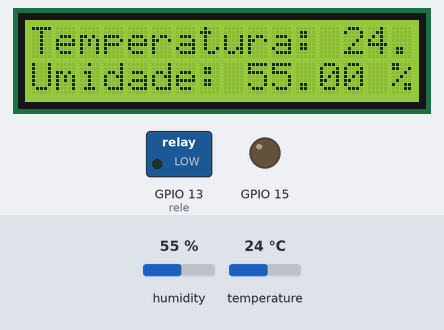
This program was run on a simulated ESP8266 (NodeMCU). Parts: 16×2 character LCD, switched loads named in the program (green lamp = pin HIGH), output pins drawn as LEDs (lit = HIGH). The inputs (shaded band) are chosen by the test bench; at power-on: temperature 24 °C, humidity 55 %. WiFi joins after 1.5 s; servers stay silent unless stated; what the program prints to the serial monitor is not drawn.

Above: at 2.8 s.
2.9 s: temperature set to 2 °C
At 4.4 s:
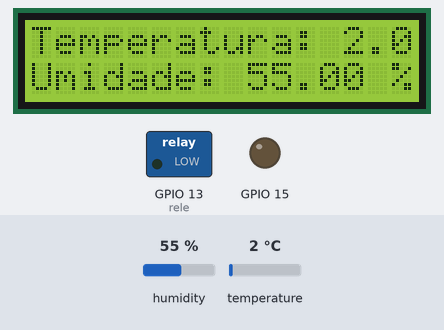
5.2 s: humidity set to 22 %
At 6.9 s:
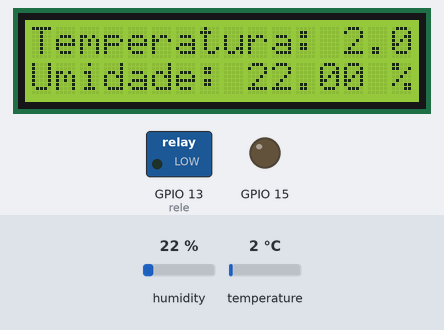
7.3 s: humidity set to 40 %
At 8.2 s:
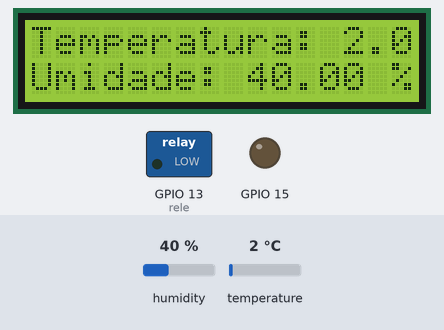
9.4 s: temperature set to 12 °C
At 10.7 s:
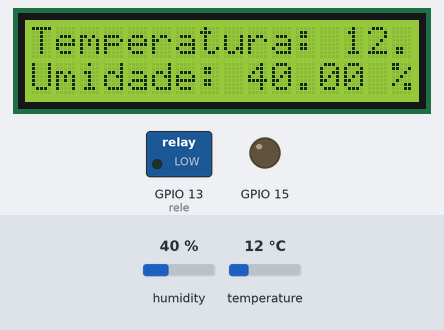
Timing chart, 0 to 12.4 s (numbered marks = the images above; inputs shaded):
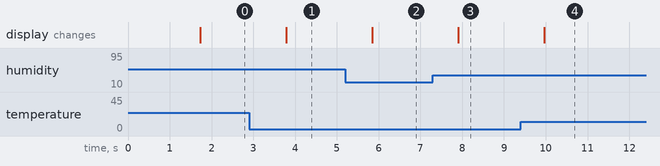

The program:

main.cpp
```cpp
#include <Arduino.h>
#include <ESP8266WiFi.h>
#include <ESPAsyncWebServer.h>
#include <LiquidCrystal_I2C.h>

#include <DHT.h>
#include <Adafruit_Sensor.h>
#define DHTPIN 4      // pino D2
#define DHTTYPE DHT11 // DHT 11
#define rele 13
LiquidCrystal_I2C lcd(0x27, 16, 2); //
int SensorTempPino = 0;
DHT dht(DHTPIN, DHTTYPE);

#define WIFI_SSID "PROF.RAFAEL"
#define WIFI_PASSWORD ""
IPAddress ip(192, 168, 1, 123);     // Configuração do IP do NodeMCU8266
IPAddress gateway(192, 168, 1, 1);  // Gataway
IPAddress subnet(255, 255, 255, 0); // Sub-rede

// Sessão SMTP usado para envio de e-mail
AsyncWebServer server(80);
AsyncEventSource events("/events");

String processor(const String &var)
{

  return String();
}

const char index_html[] PROGMEM = R"rawliteral(
<!DOCTYPE HTML><html>
<head>
  <title>Web Server</title>
  <h3>Prof. Rafael Barbosa</h3>
  <meta name="viewport" content="width=device-width, initial-scale=1"; charset=utf-8>
  <link rel="stylesheet" href="https://use.fontawesome.com/releases/v6.2.0/css/all.css">
  <link rel="icon" href="data:,">
  <style>
    html {font-family: Arial; display: inline-block; text-align: center;}
    p {  font-size: 1.2rem;}
    body {  margin: 0;}
    i { font-size: 6em;}
    .topnav { overflow: hidden; background-color: #334A51; color: white; font-size: 1.7rem; }
    .content { padding: 20px; }
    .card { background-color: white; box-shadow: 2px 2px 12px 1px rgba(140,140,140,.5); }
    .cards { max-width: 700px; margin: 0 auto; display: grid; grid-gap: 2rem; grid-template-columns: repeat(auto-fit, minmax(300px, 1fr)); }
    .reading { font-size: 2.8rem; }
    .card.temperatura{ color: #0e7c7b; }
  </style>
</head>
<body>
  <div class="topnav">
    <h3>WEB SERVER</h3>
  </div>
  <div class="content">
    <div class="cards">
      <div class="card temperatura">
        <h1><i class="fa-solid fa-temperature-three-quarters"></i></h1><p><span class="reading"><span id="temperatura">%TEMPERATURA%</span>&deg;C</span></p>
      </div>
  </div>
  <br>
  <br>


<script>
if (!!window.EventSource) {
 var source = new EventSource('/events');

 source.addEventListener('open', function(e) {
  console.log("Events Connected");

 }, false);
 source.addEventListener('error', function(e) {
  if (e.target.readyState != EventSource.OPEN) {
    console.log("Events Disconnected");
  }
 }, false);

 source.addEventListener('message', function(e) {
  console.log("message", e.data);
 }, false);

 source.addEventListener('temperatura', function(e) {
  console.log("temperatura", e.data);
  document.getElementById("temperatura").innerHTML = e.data;
 }, false);


}
</script>
</body>
</html>)rawliteral";

void setup()
{
  pinMode(13, OUTPUT);
  pinMode(15, OUTPUT);

  digitalWrite(rele, LOW);
  Serial.begin(9600);
  Serial.println("DHTxx test!");

  Wire.begin(2, 0); // SDA Pino D4,SCL D3
  lcd.init();       // initializing the LCD
  lcd.backlight();  // Enable or Turn On the backlight
                    // lcd.print("a amanda  lambeu o daniel "); // Start Printing
  lcd.setCursor(0, 1);

  Serial.begin(9600);

  dht.begin();

  Serial.print("Connecting to AP");
  WiFi.begin(WIFI_SSID, WIFI_PASSWORD);
  WiFi.config(ip, gateway, subnet);
  while (WiFi.status() != WL_CONNECTED)
  {
    Serial.print(".");
    delay(200);
  }
  Serial.println("");
  Serial.println("WiFi connected.");
  Serial.println("IP address: ");
  Serial.println(WiFi.localIP());
  Serial.println();
  delay(2);

  // Handle Web Server
  server.on("/", HTTP_GET, [](AsyncWebServerRequest *request)
            { request->send_P(200, "text/html", index_html, processor); });

  // Handle Web Server Events
  events.onConnect([](AsyncEventSourceClient *client)
                   {
    if(client->lastId()){
      Serial.printf("Client reconnected! Last message ID that it got is: %u\n", client->lastId());
    }
    // send event with message "hello!", id current millis
    // and set reconnect delay to 1 second
    client->send("hello!", NULL, millis(), 2000); });
  server.addHandler(&events);
  server.begin();
}
void loop()
{

  float TempAlta = 30;
  float TempBaixa = 0;

  float UmidAlta = 90;
  float UmidBaixa = 20;

  float h = dht.readHumidity();
  float t = dht.readTemperature();

  lcd.setCursor(0, 1);
  lcd.print("Umidade: ");
  lcd.print(h);
  lcd.print(" %");
  lcd.setCursor(0, 0);
  lcd.print("Temperatura: ");
  lcd.print(t);
  lcd.println(" *C");

  delay(1000);

  // Acende ou apaga os alertas luminosos de temperatura baixa e alta
  if ((t >= TempAlta) && (h <= UmidBaixa))
  {
    digitalWrite(rele, HIGH);
    delay(500);
    digitalWrite(rele, LOW);
  }
  else if ((t <= TempBaixa) && (h >= UmidAlta))
  {
    delay(500);
    digitalWrite(rele, LOW);
  }


  // Aguarda 1 segundo
  delay(1000);

  // events.send("ping",NULL,millis());
  events.send(String(t).c_str(), "temperatura", millis());
  events.send(String(h).c_str(), "umidade", millis());
}
```

Measured:
- after the input at 2.9 s, the display: changes after 0.89 s (image 1)
- after the input at 5.2 s, the display: changes after 0.65 s (image 2)
- after the input at 7.3 s, the display: changes after 0.61 s (image 3)
- after the input at 9.4 s, the display: changes after 0.57 s (image 4)
